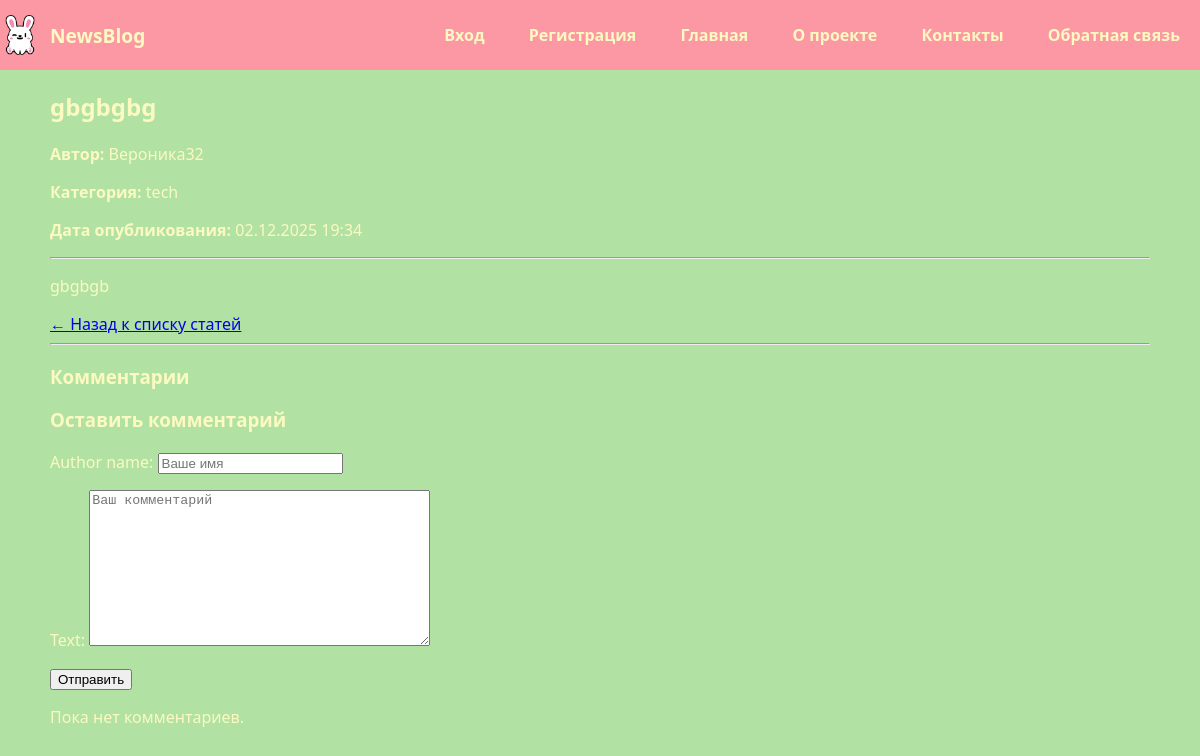
The page /articles/1/ on the database as committed earlier.
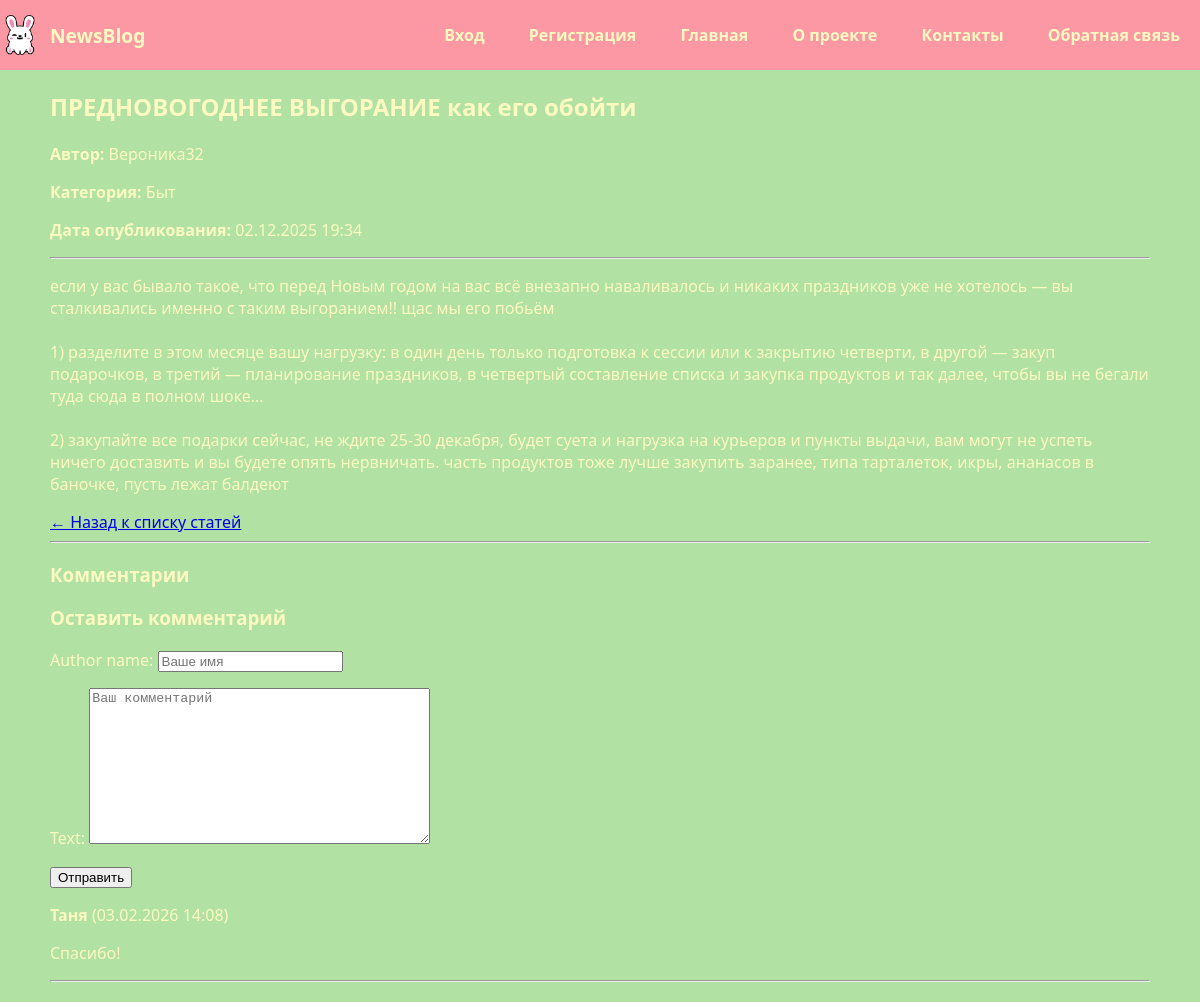
The same page on the database as committed later.
### statiysate/models.py (models this page shows, shortened)
class Article(models.Model):
    title=models.CharField(max_length=200, verbose_name="Название статьи")
    short_description=models.TextField(max_length=400, verbose_name="Краткое описание")
    text=models.TextField(verbose_name="Текст статьи")
    created_at=models.DateTimeField(auto_now_add=True, verbose_name="Дата создания")
    user = models.ForeignKey(User, on_delete=models.CASCADE, related_name="articles", verbose_name="Автор", default=1)
    CATEGORY_CHOICES = [
        ("bit", "Быт"),
        ("studies", "Учеба"),
        ("work", "Работа"),
        ("food", "Еда"),
        ("emergency", "ЧП"),
        ("other", "Другое"),
    ]
    category = models.CharField(max_length=50, choices=CATEGORY_CHOICES, default="other",verbose_name="Категория")
    class Meta:
        verbose_name="Статья"
        verbose_name_plural="Статьи"
        ordering=['-created_at']

class User(AbstractUser):
    username=None
    name=models.CharField(max_length=100, unique=True, verbose_name="Имя пользователя")
    USERNAME_FIELD = 'name'
    REQUIRED_FIELDS = ['email']
    objects = CustomUserManager()
    class Meta:
        verbose_name="Пользователь"
        verbose_name_plural= "Пользователи"

class Comment(models.Model):
    article = models.ForeignKey('Article', on_delete=models.CASCADE, related_name='comments')
    author_name = models.CharField(max_length=100)
    text = models.TextField()
    date = models.DateTimeField(default=timezone.now)

### statiysate/views.py (the view)
# urls.py: path('articles/<int:id>/', views.article_detail, name='article_detail'),
def article_detail(request, id):
    article = get_object_or_404(Article, id=id)
    comments = article.comments.all().order_by('-date')
    if request.method == "POST":
        form = CommentForm(request.POST)
        if form.is_valid():
            comment = form.save(commit=False)
            comment.article = article
            comment.save()
            return redirect('article_detail', id=article.id)
    else:
        form = CommentForm()
    return render(request, "article_detail.html", {
        "article": article,
        "comments": comments,
        "form": form,
    })

### statiysate/forms.py
class CommentForm(forms.ModelForm):
    class Meta:
        model = Comment
        fields=["author_name", "text"]
        widgets={"author_name": forms.TextInput(attrs={"placeholder": "Ваше имя"}), "text": forms.Textarea(attrs={"placeholder": "Ваш комментарий"}),}

### temp/article_detail.html (shortened to what this page needs)
{% extends 'basee.html' %}
{% block body %}
<h2>{{ article.title }}</h2>
<p><b>Автор:</b> {{ article.user.name }}</p>
<p><strong>Категория:</strong> {{ article.get_category_display }}</p>
<p><strong>Дата опубликования:</strong> {{ article.created_at|date:"d.m.Y H:i" }}</p>
<hr>
<p>{{ article.text|linebreaksbr }}</p>
<a href="{% url 'home' %}">← Назад к списку статей</a>
<hr>
<h3>Комментарии</h3>
<h3>Оставить комментарий</h3>
<form method="post">
    {{ form.as_p }}
    <button type="submit">Отправить</button>
</form>
{% if comments %}
    {% for c in comments %}
        <div style="margin-bottom: 15px;">
            <p><b>{{ c.author_name }}</b> ({{ c.date|date:"d.m.Y H:i" }})</p>
            <p>{{ c.text|linebreaksbr }}</p>
        </div>
        <hr>
    {% endfor %}
{% else %}
    <p>Пока нет комментариев.</p>
{% endif %}
{% endblock %}

Rows that differ between the two databases and show on the page:
changed Article "Вероника32": title "gbgbgbg" → "ПРЕДНОВОГОДНЕЕ ВЫГОРАНИЕ как его обойти"; category "tech" → "Быт"; text "gbgbgb" → "если у вас бывало такое, что перед Новым годом на вас всё внезапно наваливалось и никаких праздников уже не хотелось — вы сталкивались именно с таким выгоранием!! щас мы его побьём 1) разделите в этом месяце вашу нагрузку: в один день только подготовка к сессии или к закрытию четверти, в другой — закуп подарочков, в третий — планирование праздников, в четвертый составление списка и закупка продуктов и так далее, чтобы вы не бегали туда сюда в полном шоке… 2) закупайте все подарки сейчас, не ждите 25-30 декабря, будет суета и нагрузка на курьеров и пункты выдачи, вам могут не успеть ничего доставить и вы будете опять нервничать. часть продуктов тоже лучше закупить заранее, типа тарталеток,…"
added Comment: author_name "Таня", date "03.02.2026 14:08", text "Спасибо!"
Other text that changed with them:
text no longer shown: "Пока нет комментариев."
